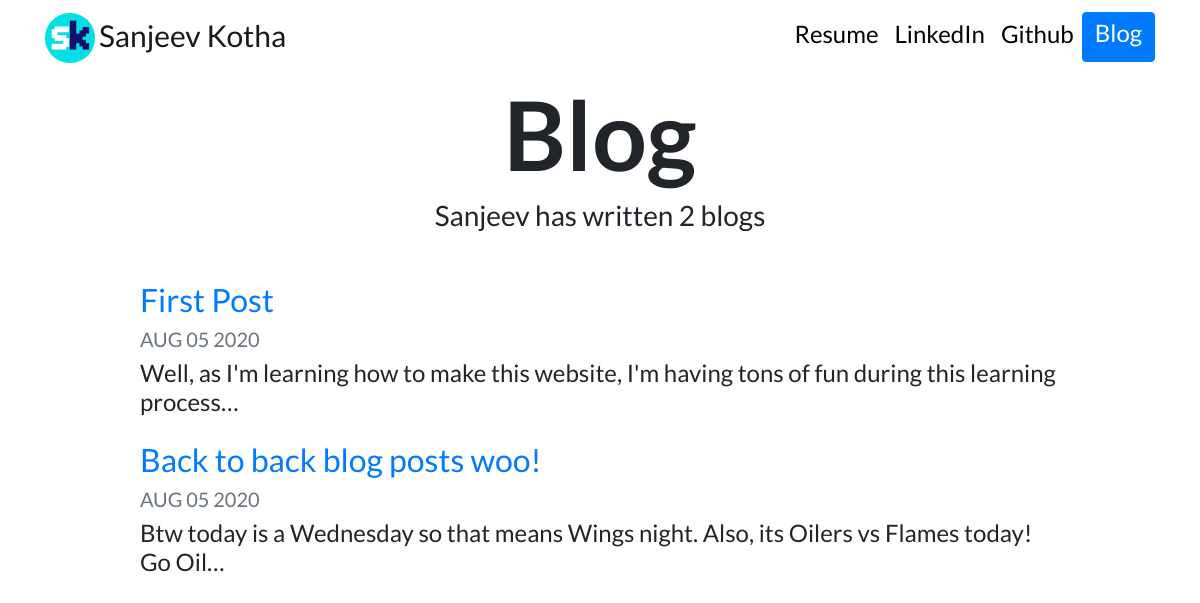
Screenshot of /blog/ with the database file from the repository.
### blog/models.py (models this page shows, shortened)
class Blog(models.Model):
    title=models.CharField(max_length=200)
    date=models.DateField()
    description=models.TextField()

### blog/views.py (the view)
# urls.py: path('', views.all_blogs, name='all_blogs'),
def all_blogs(request):
    blogs= Blog.objects.order_by('-date')
    return render(request,'blog/all_blogs.html',{'blogs':blogs})

### blog/templates/blog/all_blogs.html
{% extends "portfolio/base.html" %}
{% load static %}
{% block content %}
<h1 id="blogtitle" class="font-weight-bold text-center">Blog</h1>
<h3 class="text-center mb-5">Sanjeev has written {{ blogs.count }} blog{{ blogs.count|pluralize }}</h3>
{% for blog in blogs %}
<div class="row justify-content-center my-3">
  <div class="col-md-10">
    <a href="{% url 'blog:detail' blog.id %}">
      <h2>{{ blog.title }}</h2>
    </a>
    <h5 class="text-muted">{{ blog.date|date:'M d Y'|upper }}</h5>
    <h4>{{ blog.description|striptags|truncatechars:100 }}</h4>
  </div>
</div>
{% endfor %}
{% endblock %}

### portfolio/static/portfolio/custom.css (style rules this page uses)
body { font-family: 'Lato', sans-serif; }
#blogtitle { font-size: 6rem; }

### portfolio/templates/portfolio/base.html (style rules this page uses)
body { background: white !important; }

### rows the page displays
Blog: title "First Post", date "AUG 05 2020", description "Well, as I'm learning how to make this website, I'm having tons of fun during this learning process…"
Blog: title "Back to back blog posts woo!", date "AUG 05 2020", description "Btw today is a Wednesday so that means Wings night. Also, its Oilers vs Flames today! Go Oil…"

### other values shown
{{ blogs.count }} "2"
